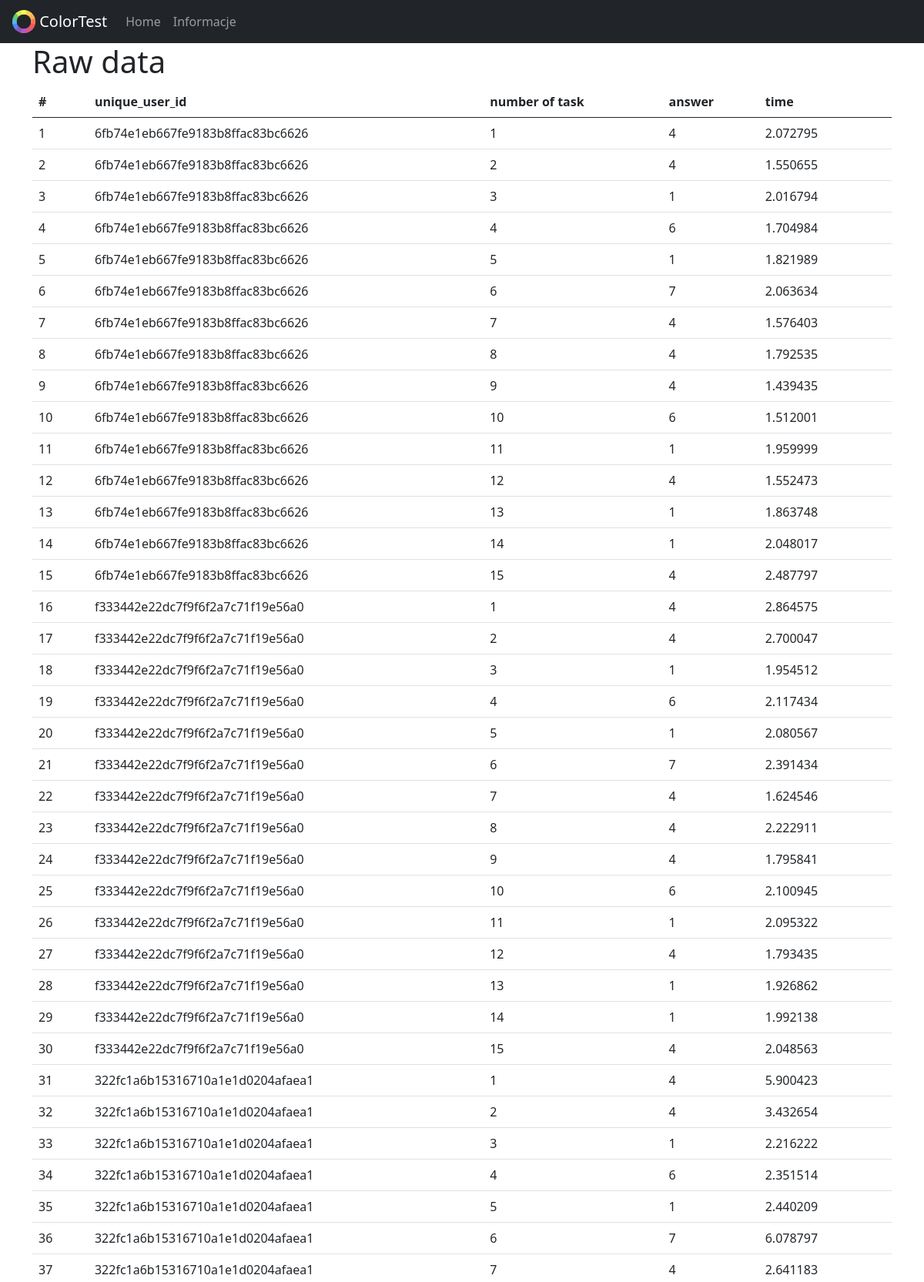
The app's page /raw (upper part) with its own data.
### main.py (models this page shows, shortened)
class Formdata(db.Model):
    __tablename__ = 'formdata'
    id = db.Column(db.Integer, primary_key=True)
    unique_user_id = db.Column(db.Text)
    no_task = db.Column(db.Integer)
    correct_answer = db.Column(db.Integer)
    solved = db.Column(db.Integer)
    time = db.Column(db.Integer)
    is_correct = db.Column(db.Boolean)

### main.py (the view)
@app.route("/raw")
def show_raw():
    fd = db.session.query(Formdata).all()
    return render_template('raw.html', formdata=fd)

### templates/raw.html
{% extends "base.html" %}
{% block content %}
<div class="page-header">
    <h1>Raw data</h1>
</div>
<table class="table">
    <thead>
    <tr>
        <th>#</th>
        <th>unique_user_id</th>
        <th>number of task</th>
        <th>answer</th>
        <th>time</th>
    </tr>
    </thead>
    <tbody>
    {% for element in formdata %}
    <tr>
        <td>{{ element.id }}</td>
        <td>{{ element.unique_user_id }}</td>
        <td>{{ element.no_task }}</td>
        <td>{{ element.solved }}</td>
        <td>{{ element.time }}</td>
    </tr>
    {% endfor %}
    </tbody>
</table>
{% endblock %}

### templates/base.html (shortened to what this page needs)
<!doctype html>
<html lang="en">
<head>
    <link rel="stylesheet" href="{{ url_for('static', filename='css/bootstrap.min.css') }}">
    <link rel="stylesheet" href="{{ url_for('static', filename='css/custom.css') }}">
</head>
<body>
    <nav class="navbar navbar-expand-lg navbar-dark bg-dark">
        <a class="navbar-brand" href="#">
            <img src="/static/colorwheel.png" width="30" height="30" class="d-inline-block align-top" alt=""> ColorTest
        </a>
        <div class="collapse navbar-collapse" id="navbarSupportedContent">
            <ul class="navbar-nav mr-auto">
                <li class="nav-item active">
                    <a class="nav-link" href="/">Home</a>
                </li>
                <li class="nav-item">
                    <a class="nav-link" href="/info">Informacje</a>
                </li>
            </ul>
        </div>
    </nav>
    <div class="container theme-showcase" role="main">
        {% block content %}{% endblock %}
    </div>
</body>
</html>

### records on screen
Formdata: id "1", unique_user_id "6fb74e1eb667fe9183b8ffac83bc6626", no_task "1", solved "4", time "2.072795"
Formdata: id "2", unique_user_id "6fb74e1eb667fe9183b8ffac83bc6626", no_task "2", solved "4", time "1.550655"
Formdata: id "3", unique_user_id "6fb74e1eb667fe9183b8ffac83bc6626", no_task "3", solved "1", time "2.016794"
Formdata: id "4", unique_user_id "6fb74e1eb667fe9183b8ffac83bc6626", no_task "4", solved "6", time "1.704984"
Formdata: id "5", unique_user_id "6fb74e1eb667fe9183b8ffac83bc6626", no_task "5", solved "1", time "1.821989"
Formdata: id "6", unique_user_id "6fb74e1eb667fe9183b8ffac83bc6626", no_task "6", solved "7", time "2.063634"
Formdata: id "7", unique_user_id "6fb74e1eb667fe9183b8ffac83bc6626", no_task "7", solved "4", time "1.576403"
Formdata: id "8", unique_user_id "6fb74e1eb667fe9183b8ffac83bc6626", no_task "8", solved "4", time "1.792535"
Formdata: id "9", unique_user_id "6fb74e1eb667fe9183b8ffac83bc6626", no_task "9", solved "4", time "1.439435"
Formdata: id "10", unique_user_id "6fb74e1eb667fe9183b8ffac83bc6626", no_task "10", solved "6", time "1.512001"
Formdata: id "11", unique_user_id "6fb74e1eb667fe9183b8ffac83bc6626", no_task "11", solved "1", time "1.959999"
Formdata: id "12", unique_user_id "6fb74e1eb667fe9183b8ffac83bc6626", no_task "12", solved "4", time "1.552473"
Formdata: id "13", unique_user_id "6fb74e1eb667fe9183b8ffac83bc6626", no_task "13", solved "1", time "1.863748"
Formdata: id "14", unique_user_id "6fb74e1eb667fe9183b8ffac83bc6626", no_task "14", solved "1", time "2.048017"
Formdata: id "15", unique_user_id "6fb74e1eb667fe9183b8ffac83bc6626", no_task "15", solved "4", time "2.487797"
Formdata: id "16", unique_user_id "f333442e22dc7f9f6f2a7c71f19e56a0", no_task "1", solved "4", time "2.864575"
Formdata: id "17", unique_user_id "f333442e22dc7f9f6f2a7c71f19e56a0", no_task "2", solved "4", time "2.700047"
Formdata: id "18", unique_user_id "f333442e22dc7f9f6f2a7c71f19e56a0", no_task "3", solved "1", time "1.954512"
Formdata: id "19", unique_user_id "f333442e22dc7f9f6f2a7c71f19e56a0", no_task "4", solved "6", time "2.117434"
Formdata: id "20", unique_user_id "f333442e22dc7f9f6f2a7c71f19e56a0", no_task "5", solved "1", time "2.080567"
Formdata: id "21", unique_user_id "f333442e22dc7f9f6f2a7c71f19e56a0", no_task "6", solved "7", time "2.391434"
Formdata: id "22", unique_user_id "f333442e22dc7f9f6f2a7c71f19e56a0", no_task "7", solved "4", time "1.624546"
Formdata: id "23", unique_user_id "f333442e22dc7f9f6f2a7c71f19e56a0", no_task "8", solved "4", time "2.222911"
Formdata: id "24", unique_user_id "f333442e22dc7f9f6f2a7c71f19e56a0", no_task "9", solved "4", time "1.795841"
Formdata: id "25", unique_user_id "f333442e22dc7f9f6f2a7c71f19e56a0", no_task "10", solved "6", time "2.100945"
Formdata: id "26", unique_user_id "f333442e22dc7f9f6f2a7c71f19e56a0", no_task "11", solved "1", time "2.095322"
Formdata: id "27", unique_user_id "f333442e22dc7f9f6f2a7c71f19e56a0", no_task "12", solved "4", time "1.793435"
Formdata: id "28", unique_user_id "f333442e22dc7f9f6f2a7c71f19e56a0", no_task "13", solved "1", time "1.926862"
Formdata: id "29", unique_user_id "f333442e22dc7f9f6f2a7c71f19e56a0", no_task "14", solved "1", time "1.992138"
Formdata: id "30", unique_user_id "f333442e22dc7f9f6f2a7c71f19e56a0", no_task "15", solved "4", time "2.048563"
Formdata: id "31", unique_user_id "322fc1a6b15316710a1e1d0204afaea1", no_task "1", solved "4", time "5.900423"
Formdata: id "32", unique_user_id "322fc1a6b15316710a1e1d0204afaea1", no_task "2", solved "4", time "3.432654"
Formdata: id "33", unique_user_id "322fc1a6b15316710a1e1d0204afaea1", no_task "3", solved "1", time "2.216222"
Formdata: id "34", unique_user_id "322fc1a6b15316710a1e1d0204afaea1", no_task "4", solved "6", time "2.351514"
Formdata: id "35", unique_user_id "322fc1a6b15316710a1e1d0204afaea1", no_task "5", solved "1", time "2.440209"
Formdata: id "36", unique_user_id "322fc1a6b15316710a1e1d0204afaea1", no_task "6", solved "7", time "6.078797"
Formdata: id "37", unique_user_id "322fc1a6b15316710a1e1d0204afaea1", no_task "7", solved "4", time "2.641183"
